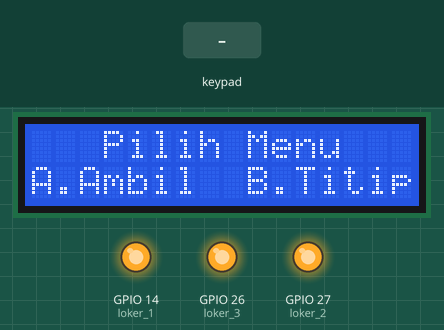
This sketch was run on a simulated ESP32. Shown: 16×2 character LCD, output pins drawn as LEDs (lit = HIGH). Inputs (shaded band) come from the test bench. WiFi joins after 1.5 s; servers stay silent unless stated; the Firebase database answers and starts empty; what the sketch prints to the serial monitor is not drawn.

Above: at 4.0 s.
4.1 s: key 'A' pressed
At 5.7 s:
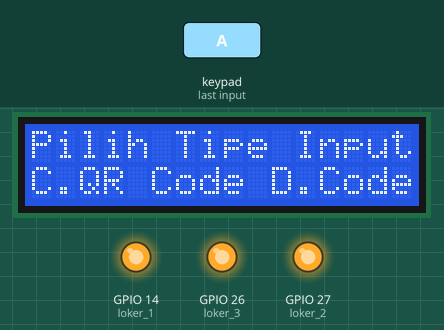
6.8 s: keypad keys 1 2 3 4 5 6 7 8 D pressed 0.752 s apart
At 14.5 s:
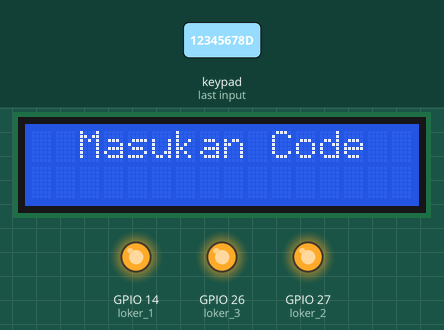
16.6 s: keypad keys 1 2 3 4 5 6 7 8 # pressed 0.752 s apart
At 23.1 s:
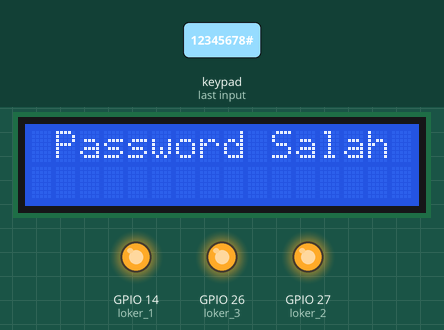
26.4 s: key 'B' pressed
At 27.4 s:
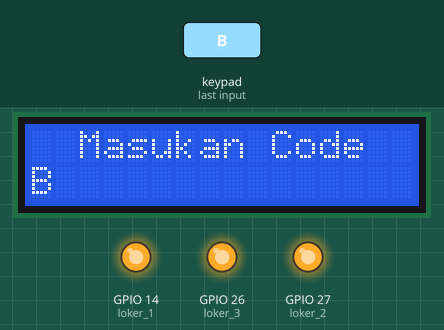
28.0 s: keypad keys 1 7 5 1 8 1 9 A pressed 0.752 s apart
At 34.6 s:
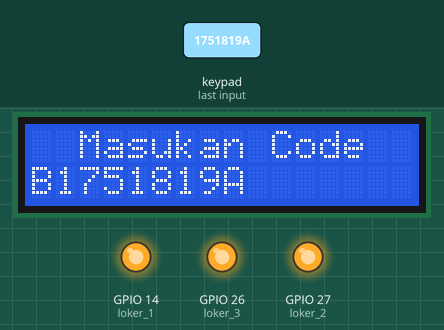
37.1 s: key 'C' pressed
At 38.1 s:
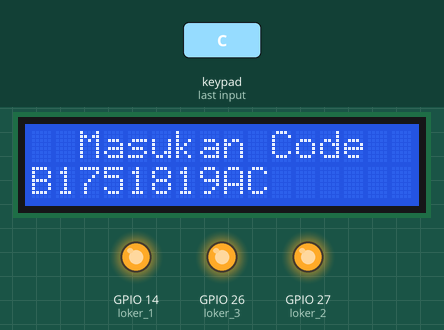
Timing chart, 0 to 39.7 s (numbered marks = the images above; inputs shaded):
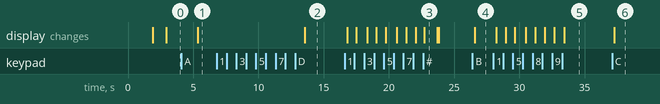

The sketch:

Smart_Locker.ino
```cpp
#include <LiquidCrystal_I2C.h>
#include <Keypad.h>
#include <WiFi.h>
#include <IOXhop_FirebaseESP32.h>

LiquidCrystal_I2C lcd(0x27, 16,2);

#define loker_1 14
#define loker_2 27
#define loker_3 26
#define loker_4 26

#define FIREBASE_HOST "qr-loc-default-rtdb.firebaseio.com/"
#define FIREBASE_AUTH "kY32xGDjFvZOBr3BKWr8jlJagZWSAbhPv9dvA6nC"

#define WIFI_SSID "PerAiran"
#define WIFI_PASSWORD "12345678"

const byte ROWS = 4;
const byte COLS = 4;

char hexaKeys[ROWS][COLS] = {
  {'1', '2', '3', 'A'},
  {'4', '5', '6', 'B'},
  {'7', '8', '9', 'C'},
  {'*', '0', '#', 'D'}
};

byte rowPins[ROWS] = {17, 5, 18, 19};
byte colPins[COLS] = {2, 0, 4, 16};

Keypad customKeypad = Keypad(makeKeymap(hexaKeys), rowPins, colPins, ROWS, COLS);

int password;
int i = 0;
int j = 0;
int k = 0;
int PASSWORD = 0;

String input_password, noLoker,loker_mode;
String NoLoker ="";
String LokerMode = "";
String input_type = "";

int a = 0;
int b = 0;

void setup() {
  Serial.begin(115200);
  lcd.begin();
  lcd.backlight();
  lcd.clear();

  lcd.setCursor(2,0);
  lcd.print("Connecting");
  Serial.print("Connecting to wifi");
  WiFi.begin(WIFI_SSID, WIFI_PASSWORD);

  while(WiFi.status() != WL_CONNECTED);
  {
    delay(300);
    Serial.print(".");

  }
  Serial.println("Connected to wifi");
  Firebase.begin(FIREBASE_HOST, FIREBASE_AUTH);
  lcd.setCursor(1,0);
  lcd.print("Setup  Success");
  delay(1000);
  lcd.clear();

  pinMode(loker_1, OUTPUT);
  pinMode(loker_2, OUTPUT);
  pinMode(loker_3, OUTPUT);
  pinMode(loker_4, OUTPUT);

  digitalWrite(loker_1, HIGH);
  digitalWrite(loker_2, HIGH);
  digitalWrite(loker_3, HIGH);
  digitalWrite(loker_4, HIGH);
}

void loop() {
  if(LokerMode == "ambil" && a == 0){
    ambil();
  }
  if(input_type == "key" && b == 1){
    Serial.println("keypass");
    keypass();
  }
  if(a == 0 && b == 0){
    lcd_Standby();
  }
}

void ambil(){
  Serial.println("ambil");
  char customKey = customKeypad.getKey();
  lcd.clear();
  lcd.setCursor(0,0);
  lcd.print("Pilih Tipe Input");
  lcd.setCursor(0,1);
  lcd.print("C.QR Code D.Code");
  Serial.println(customKey);
  if(customKey){
    if(customKey == 'C'){
      Firebase.setString("esp32cam/status", "ON");
      Firebase.setString("loker_mode", "");
      loker_mode = Firebase.getString("loker_mode");
      LokerMode = loker_mode;
      a = 0; b = 0;
    }
    else if(customKey == 'D'){
      Firebase.setString("esp32cam/status", "OFF");
      Firebase.setString("loker_mode", "");
      loker_mode = Firebase.getString("loker_mode");
      LokerMode = loker_mode;
      a = 0; b = 1;
      input_type = "key";
    }
  }
  delay(100);
}

void keypass(){
  char customKey = customKeypad.getKey();
  lcd.clear();
  lcd.setCursor(2,0);
  lcd.print("Masukan Code");
  lcd.setCursor(0,1);
  lcd.print(input_password);

  if(k=0){
    Serial.println("get Data");
    password = Firebase.getInt(noLoker + "/qrcode");
    noLoker = Firebase.getString("noLoker");
    PASSWORD = password;
    NoLoker = noLoker;
    k+=1;
  }

  if(customKey){
    Serial.print(customKey);
    if(customKey == '*'){
      lcd.clear();
      input_password = "";
    }
    else if(customKey == '#'){
        if(input_password.toInt() == PASSWORD){
          Firebase.setString(NoLoker +"/status", "buka");
          Firebase.setInt(NoLoker + "/qrcode", 0);
          Firebase.setString("input_type", "null");
          Serial.println("firebase ok");
          input_type = "";
          LokerMode = "";
          k=0;
          i = 0;
          j = 0;
          b = 0;
          a = 0;
          lcd_benar();
        }
        else{
          lcd_salah();
        }
        input_password = "";
    }
    else{
      input_password += customKey;
    }
  }
  delay(100);
}

void lcd_Standby(){
  lcd.clear();
  lcd.setCursor(3,0);
  lcd.print("Pilih Menu");
  lcd.setCursor(0,1);
  lcd.print("A.Ambil  B.Titip");
  char customKey = customKeypad.getKey();

  if(customKey){
    Serial.println(customKey);
    if(customKey == 'A'){

      Firebase.setString("loker_mode", "ambil");
      loker_mode = Firebase.getString("loker_mode");
    LokerMode = loker_mode;
      a=0; b=1;
    }
    else if(customKey == 'C'){

      Firebase.setString("loker_mode", "titip");
        loker_mode = Firebase.getString("loker_mode");
    LokerMode = loker_mode;
      a=0; b=1;
    }
    else{}
  }
  delay(500);
}

void lcd_benar(){
   lcd.clear();
   lcd.setCursor(1,0);
   lcd.print("Password Benar");
   delay(1000);
   lcd.clear();
}

void lcd_salah(){
   lcd.clear();
   lcd.setCursor(1,0);
   lcd.print("Password Salah");
   delay(1000);
   lcd.clear();
}


void titip(){

}
```

Measured:
- after the input at 4.1 s, the display: changes after 1.2 s (image 1)
- after the input at 6.8 s, the display: changes after 6.7 s (image 2)
- after the input at 16.6 s, the display: first changes after 0.19 s (image 3 shows a later state)
- after the input at 26.4 s, the display: changes after 0.19 s (image 4)
- after the input at 28.0 s, the display: first changes after 0.23 s (image 5 shows a later state)
- after the input at 37.1 s, the display: changes after 0.16 s (image 6)
- what the display in image 3 shows lasts 1.0 s, from 22.7 s to 23.7 s
